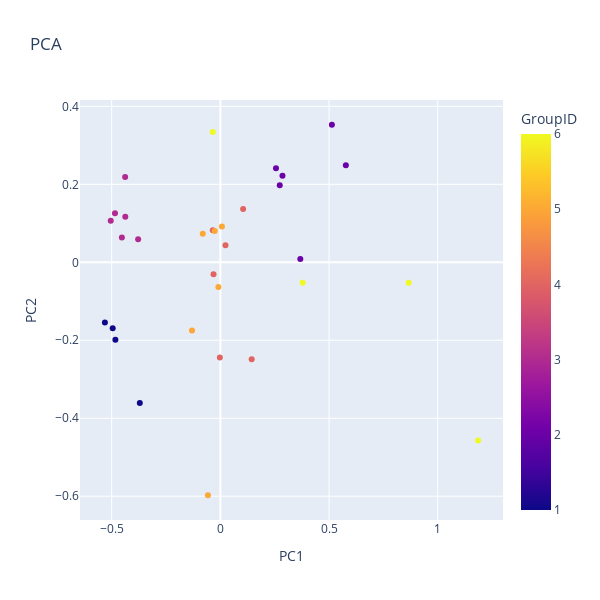
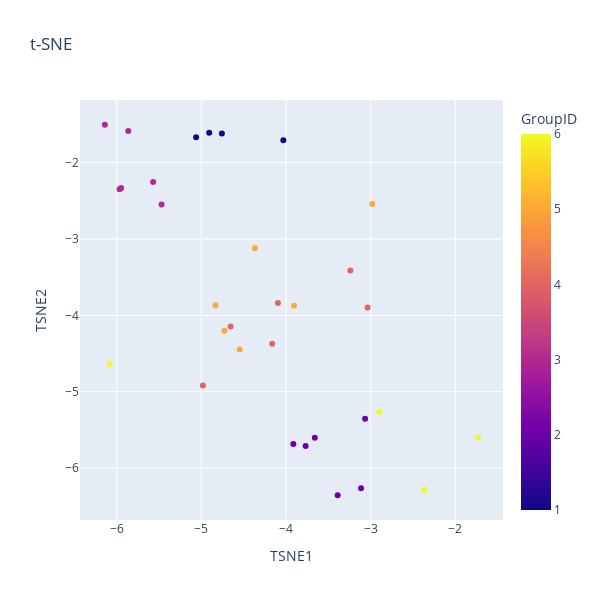
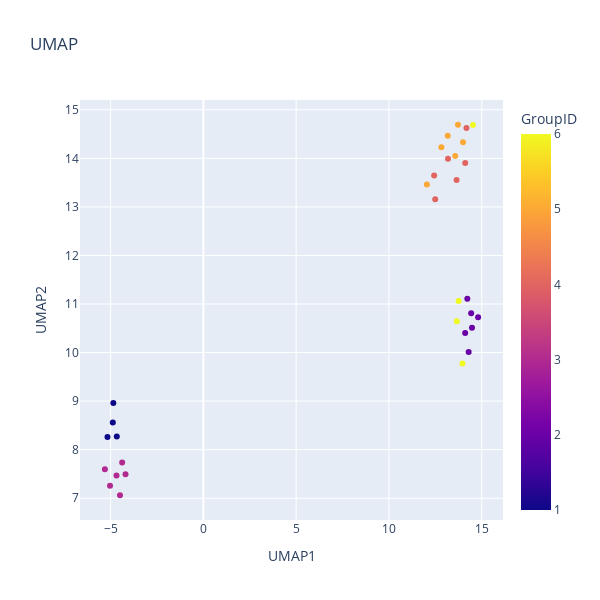

The code cell stored with these charts, in order, in its notebook:
### Code cell
import plotly.express as px

import pandas as pd

# Prepare DataFrames for each embedding
df_pca = df_selected.copy()
df_pca['PC1'] = X_p[:, 0]
df_pca['PC2'] = X_p[:, 1]
df_pca['GroupID'] = dataset.df_us['GroupID'].values

df_tsne = df_selected.copy()
df_tsne['TSNE1'] = X_t[:, 0]
df_tsne['TSNE2'] = X_t[:, 1]
df_tsne['GroupID'] = dataset.df_us['GroupID'].values

df_umap = df_selected.copy()
df_umap['UMAP1'] = X_u[:, 0]
df_umap['UMAP2'] = X_u[:, 1]
df_umap['GroupID'] = dataset.df_us['GroupID'].values

# PCA plot
fig_pca = px.scatter(
    df_pca,
    x='PC1', y='PC2',
    color='GroupID',
    hover_data=df_selected.columns,
    title="PCA",
    width=600,
    height=600
)
fig_pca.show()

# t-SNE plot
fig_tsne = px.scatter(
    df_tsne,
    x='TSNE1', y='TSNE2',
    color='GroupID',
    hover_data=df_selected.columns,
    title="t-SNE",
    width=600,
    height=600
)
fig_tsne.show()

# UMAP plot
fig_umap = px.scatter(
    df_umap,
    x='UMAP1', y='UMAP2',
    color='GroupID',
    hover_data=df_selected.columns,
    title="UMAP",
    width=600,
    height=600
)
fig_umap.show()

### Figure 1 — Plotly figure (JSON) as saved in the notebook; plotly's stock layout.template omitted (floating-point values rounded to 4 significant figures; data arrays with more than 128 entries replaced by an {"elided": "..."} marker saying what was removed)
{"data": [{"customdata": {"elided": "32x5 float values"}, "hovertemplate": "PC1=%{x}<br>PC2=%{y}<br>CO Net Production Rate (mol/molRh/s)_initial value=%{customdata[0]}<br>CO Net Production Rate (mol/molRh/s)_final value=%{customdata[1]}<br>CO Net Production Rate (mol/molRh/s)_initial slope=%{customdata[2]}<br>CO Net Production Rate (mol/molRh/s)_final slope=%{customdata[3]}<br>CO Net Production Rate (mol/molRh/s)_overall slope=%{customdata[4]}<br>GroupID=%{marker.color}<extra></extra>", "legendgroup": "", "marker": {"color": [3, 4, 2, 4, 5, 4, 1, 3, 4, 5, 1, 4, 3, 1, 6, 5, 2, 6, 6, 2, 2, 3, 2, 3, 1, 4, 5, 3, 6, 2, 5, 5], "coloraxis": "coloraxis", "symbol": "circle"}, "mode": "markers", "name": "", "orientation": "v", "showlegend": false, "type": "scatter", "x": [-0.4381, -0.002407, 0.2732, 0.1047, -0.1305, 0.1441, -0.4829, -0.5044, 0.02354, -0.05728, -0.3707, -0.03144, -0.4374, -0.4954, 1.186, -0.009182, 0.5773, 0.3788, -0.03508, 0.2559, 0.3678, -0.3783, 0.2857, -0.453, -0.5312, -0.03468, -0.08101, -0.4849, 0.8664, 0.5131, -0.02596, 0.007323], "xaxis": "x", "y": [0.2187, -0.2439, 0.1974, 0.1366, -0.175, -0.2487, -0.1989, 0.1069, 0.04403, -0.5975, -0.3609, -0.03069, 0.1166, -0.1693, -0.4569, -0.06321, 0.2492, -0.05226, 0.3344, 0.2415, 0.008748, 0.05893, 0.2221, 0.06335, -0.1544, 0.08224, 0.07298, 0.1255, -0.05272, 0.3528, 0.08045, 0.09187], "yaxis": "y"}], "layout": {"coloraxis": {"colorbar": {"title": {"text": "GroupID"}}, "colorscale": [[0, "#0d0887"], [0.1111, "#46039f"], [0.2222, "#7201a8"], [0.3333, "#9c179e"], [0.4444, "#bd3786"], [0.5556, "#d8576b"], [0.6667, "#ed7953"], [0.7778, "#fb9f3a"], [0.8889, "#fdca26"], [1, "#f0f921"]]}, "height": 600, "legend": {"tracegroupgap": 0}, "title": {"text": "PCA"}, "width": 600, "xaxis": {"anchor": "y", "domain": [0, 1], "title": {"text": "PC1"}}, "yaxis": {"anchor": "x", "domain": [0, 1], "title": {"text": "PC2"}}}}

### Figure 2 — Plotly figure (JSON) as saved in the notebook; plotly's stock layout.template omitted (floating-point values rounded to 4 significant figures; data arrays with more than 128 entries replaced by an {"elided": "..."} marker saying what was removed)
{"data": [{"customdata": {"elided": "32x5 float values"}, "hovertemplate": "TSNE1=%{x}<br>TSNE2=%{y}<br>CO Net Production Rate (mol/molRh/s)_initial value=%{customdata[0]}<br>CO Net Production Rate (mol/molRh/s)_final value=%{customdata[1]}<br>CO Net Production Rate (mol/molRh/s)_initial slope=%{customdata[2]}<br>CO Net Production Rate (mol/molRh/s)_final slope=%{customdata[3]}<br>CO Net Production Rate (mol/molRh/s)_overall slope=%{customdata[4]}<br>GroupID=%{marker.color}<extra></extra>", "legendgroup": "", "marker": {"color": [3, 4, 2, 4, 5, 4, 1, 3, 4, 5, 1, 4, 3, 1, 6, 5, 2, 6, 6, 2, 2, 3, 2, 3, 1, 4, 5, 3, 6, 2, 5, 5], "coloraxis": "coloraxis", "symbol": "circle"}, "mode": "markers", "name": "", "orientation": "v", "showlegend": false, "type": "scatter", "x": [-6.14, -3.239, -3.659, -4.982, -4.367, -3.036, -4.758, -5.948, -4.163, -2.98, -4.031, -4.095, -5.863, -4.907, -1.73, -3.905, -3.113, -2.897, -6.081, -3.913, -3.065, -5.47, -3.768, -5.57, -5.062, -4.654, -4.833, -5.966, -2.362, -3.389, -4.728, -4.546], "xaxis": "x", "y": [-1.504, -3.41, -5.603, -4.919, -3.12, -3.898, -1.619, -2.333, -4.371, -2.542, -1.706, -3.839, -1.585, -1.608, -5.603, -3.872, -6.264, -5.265, -4.635, -5.684, -5.354, -2.548, -5.711, -2.252, -1.668, -4.146, -3.866, -2.348, -6.289, -6.354, -4.201, -4.448], "yaxis": "y"}], "layout": {"coloraxis": {"colorbar": {"title": {"text": "GroupID"}}, "colorscale": [[0, "#0d0887"], [0.1111, "#46039f"], [0.2222, "#7201a8"], [0.3333, "#9c179e"], [0.4444, "#bd3786"], [0.5556, "#d8576b"], [0.6667, "#ed7953"], [0.7778, "#fb9f3a"], [0.8889, "#fdca26"], [1, "#f0f921"]]}, "height": 600, "legend": {"tracegroupgap": 0}, "title": {"text": "t-SNE"}, "width": 600, "xaxis": {"anchor": "y", "domain": [0, 1], "title": {"text": "TSNE1"}}, "yaxis": {"anchor": "x", "domain": [0, 1], "title": {"text": "TSNE2"}}}}

### Figure 3 — Plotly figure (JSON) as saved in the notebook; plotly's stock layout.template omitted (floating-point values rounded to 4 significant figures; data arrays with more than 128 entries replaced by an {"elided": "..."} marker saying what was removed)
{"data": [{"customdata": {"elided": "32x5 float values"}, "hovertemplate": "UMAP1=%{x}<br>UMAP2=%{y}<br>CO Net Production Rate (mol/molRh/s)_initial value=%{customdata[0]}<br>CO Net Production Rate (mol/molRh/s)_final value=%{customdata[1]}<br>CO Net Production Rate (mol/molRh/s)_initial slope=%{customdata[2]}<br>CO Net Production Rate (mol/molRh/s)_final slope=%{customdata[3]}<br>CO Net Production Rate (mol/molRh/s)_overall slope=%{customdata[4]}<br>GroupID=%{marker.color}<extra></extra>", "legendgroup": "", "marker": {"color": [3, 4, 2, 4, 5, 4, 1, 3, 4, 5, 1, 4, 3, 1, 6, 5, 2, 6, 6, 2, 2, 3, 2, 3, 1, 4, 5, 3, 6, 2, 5, 5], "coloraxis": "coloraxis", "symbol": "circle"}, "mode": "markers", "name": "", "orientation": "v", "showlegend": false, "type": "scatter", "x": [-4.196, 12.44, 14.43, 14.17, 13.17, 12.49, -4.88, -4.682, 13.64, 12.04, -4.852, 13.18, -4.377, -4.665, 13.96, 12.83, 14.29, 13.76, 14.53, 14.47, 14.22, -5.306, 14.8, -5.03, -5.168, 14.11, 13.57, -4.493, 13.66, 14.11, 13.72, 13.99], "xaxis": "x", "y": [7.496, 13.65, 10.81, 14.63, 14.46, 13.16, 8.558, 7.47, 13.55, 13.46, 8.96, 13.99, 7.735, 8.273, 9.775, 14.23, 10.01, 11.06, 14.68, 10.51, 11.11, 7.597, 10.73, 7.257, 8.263, 13.9, 14.05, 7.062, 10.64, 10.4, 14.69, 14.33], "yaxis": "y"}], "layout": {"coloraxis": {"colorbar": {"title": {"text": "GroupID"}}, "colorscale": [[0, "#0d0887"], [0.1111, "#46039f"], [0.2222, "#7201a8"], [0.3333, "#9c179e"], [0.4444, "#bd3786"], [0.5556, "#d8576b"], [0.6667, "#ed7953"], [0.7778, "#fb9f3a"], [0.8889, "#fdca26"], [1, "#f0f921"]]}, "height": 600, "legend": {"tracegroupgap": 0}, "title": {"text": "UMAP"}, "width": 600, "xaxis": {"anchor": "y", "domain": [0, 1], "title": {"text": "UMAP1"}}, "yaxis": {"anchor": "x", "domain": [0, 1], "title": {"text": "UMAP2"}}}}
